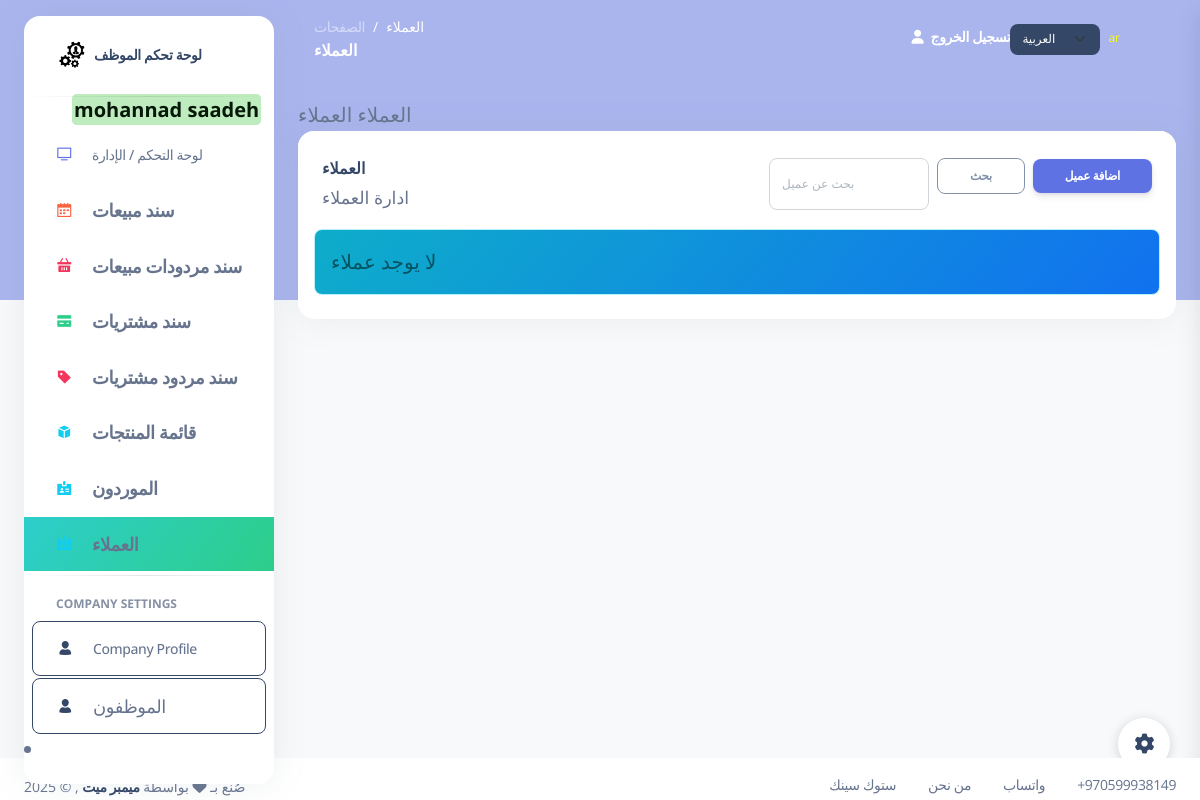
Page /customers (signed in) on the earlier database version.
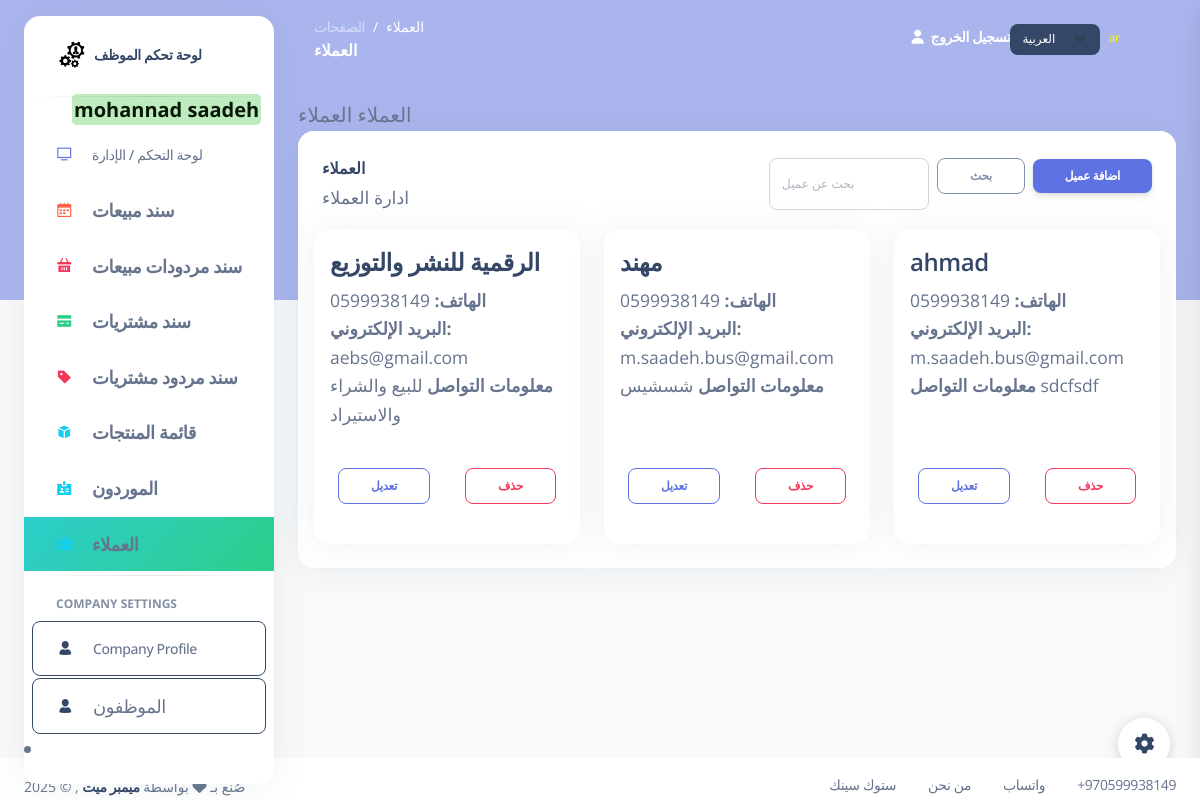
Same page on the later database version.
### my_app/models.py (models this page shows, shortened)
class Customer(models.Model):
    name = models.CharField(max_length=255)
    phone = models.CharField(max_length=20, null=True)
    email = models.EmailField(max_length=255 , null=True)
    contact_info = models.TextField() # address, notes, etc.
    created_at = models.DateTimeField(auto_now_add=True)
    updated_at = models.DateTimeField(auto_now=True)

### my_app/views.py (the view, shortened to what this page needs)
# urls.py: path('customers', views.display_customers, name='customers_list'),
def display_customers(request):
    if 'employee_id' not in request.session:
        return redirect('/index')
    q = request.GET.get('q', '').strip()
    customers_qs = models.Customer.objects.all()
    customers_qs = customers_qs.order_by('-created_at')
    page_number = request.GET.get('page')
    paginator = Paginator(customers_qs, 12)
    customers_page = paginator.get_page(page_number)
    context = {
        'customers': customers_page,
        'employee': models.get_employee_by_id(request.session['employee_id']),
        'customers_paginator': paginator,
    }
    return render(request, 'customers.html', context)

### my_app/models.py (called while the page is built)
def get_employee_by_id(id):
    return Employee.objects.get(id=id)

### my_app/templates/customers.html (shortened to what this page needs)
{% extends 'layouts/base.html' %}
{% load i18n %}
{% block content %}
{% block page_name %}{% trans "Customers" %}{% endblock %}
{% block page_name2 %}{% trans "Customers" %}{% endblock %}
<div class="row">
  <div class="col-12">
    <div class="card mb-4">
      <div class="card-header d-flex align-items-center justify-content-between pb-0">
        <div>
          <h6 class="mb-0">{% trans "Customers" %}</h6>
          <small class="text-muted">{% trans "Manage your customers" %}</small>
        </div>
        <div class="d-flex gap-2 align-items-center">
          <form method="get" action="" class="d-flex" role="search">
            <input name="q" class="form-control form-control-sm" type="search" placeholder="{% trans "Search customers" %}" aria-label="{% trans "Search" %}" value="{{ request.GET.q }}">
            <button class="btn btn-sm btn-outline-secondary ms-2" type="submit">{% trans "Search" %}</button>
          </form>
          <button class="btn btn-sm btn-primary" data-bs-toggle="modal" data-bs-target="#addCustomerModal">{% trans "Add Customer" %}</button>
        </div>
      </div>
      <div class="card-body px-3 pt-3 pb-2">
        <div class="row">
          {% if customers %}
            {% for c in customers %}
            <div class="col-md-4 col-sm-6 mb-3">
              <div class="card h-100">
                <div class="card-body">
                  <h4 class="card-title"><a href="/customers/{{ c.id }}/">{{ c.name }}</a></h4>
                  <p class="card-text small text-muted">
                    <strong>{% trans "Phone:" %}</strong> {{ c.phone }}<br />
                    <strong>{% trans "Email:" %}</strong> {{ c.email }}<br />
                    <strong>{% trans "Contact Info:" %}</strong> {{ c.contact_info|default:_('No contact info') }}
                  </p>
                </div>
                <div class="card-footer d-flex justify-content-between">
                  <a href="/customers/{{ c.id }}/edit" class="btn btn-sm btn-outline-primary">{% trans "Edit" %}</a>
                  <form method="post" action="/customers/{{ c.id }}/delete" onsubmit="return confirm('{% trans "Are you sure you want to delete this customer?" %}');">
                    <button type="submit" class="btn btn-sm btn-outline-danger">{% trans "Delete" %}</button>
                  </form>
                </div>
              </div>
            </div>
            {% endfor %}
          {% else %}
            <div class="col-12">
              <div class="alert alert-info">{% trans "No customers found." %}</div>
            </div>
          {% endif %}
        </div>
      </div>
    </div>
  </div>
</div>
{% endblock content %}

Differences in the rows shown:
added Customer: name "الرقمية للنشر والتوزيع", phone "0599938149", email "aebs@gmail.com", contact_info "للبيع والشراء والاستيراد"
added Customer: name "مهند", phone "0599938149", email "m.saadeh.bus@gmail.com", contact_info "شسشيس"
added Customer: name "ahmad", phone "0599938149", email "m.saadeh.bus@gmail.com", contact_info "sdcfsdf"
Other differences:
text no longer shown: "لا يوجد عملاء"
